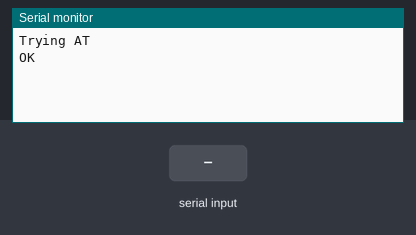
The sketch below on a simulated Arduino Uno, built with avr-gcc and run on an emulated ATmega328P. Shown: the last lines printed to the serial monitor. The test bench sets the inputs (shaded band). The modem accepts every AT command (registered, SIM ready, sends succeed) and sends nothing else.

Above: at 2.2 s.
2.3 s: "1" received over the second serial link
At 2.9 s:
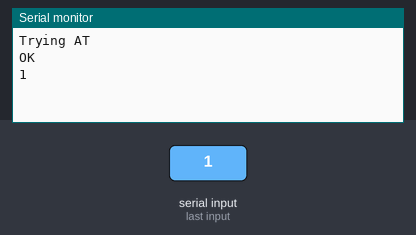
3.8 s: "0" received over the second serial link
At 5.2 s:
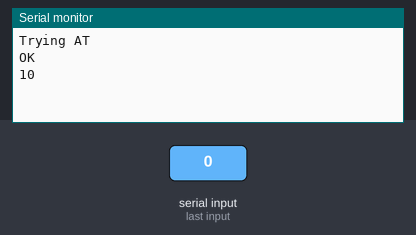

The sketch:

Sim800Test.ino
```cpp
#include <SoftwareSerial.h>
SoftwareSerial sim800(12, 11); // rx, tx

void setup() {
  Serial.begin(115200);
  sim800.begin(9600);
  delay(1000);
  sim800.println("AT");
  Serial.println("Trying AT");
}

void loop() {
  if(sim800.available())
    Serial.write(sim800.read());
  if(Serial.available())
    sim800.write(Serial.read());
}
```

Measured:
- after the input at 2.3 s, the serial monitor: prints a new line at once (image 1)
- after the input at 3.8 s, the serial monitor: prints a new line at once (image 2)
